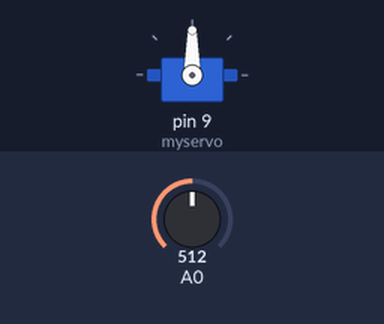
A sketch run on a simulated Arduino Uno, built with avr-gcc and run on an emulated ATmega328P. Parts: servo. The test bench sets the inputs (shaded band); at power-on: A0 = 512.

Above: at 1.2 s.
1.3 s: A0 set to 716
At 1.7 s:
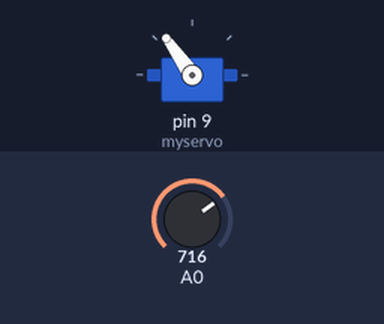
2.8 s: A0 set to 900
At 3.7 s:
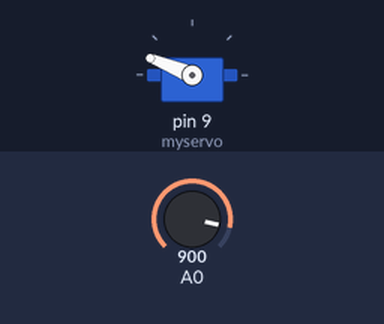
4.3 s: A0 set to 1023
At 5.2 s:
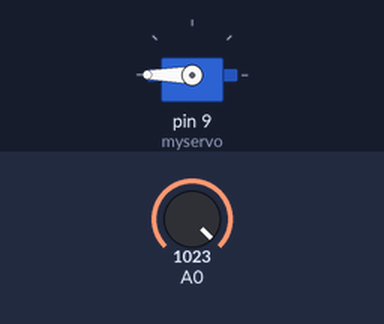
5.8 s: A0 set to 306
At 7.0 s:
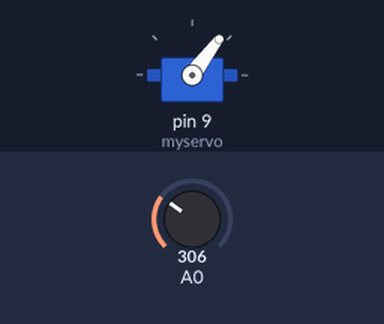
7.3 s: A0 set to 122
At 8.7 s:
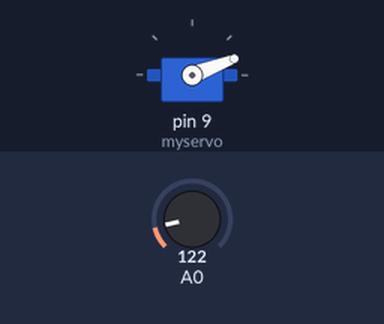
Timing chart, 0 to 9.8 s (numbered marks = the images above; inputs shaded):
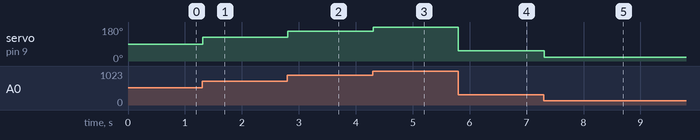

The sketch:

Potentiometer_Controlled_Servo.ino
```cpp
#include <Servo.h>

Servo myservo;
int sudut;

void setup()
{
  myservo.attach(9);
}

void loop()
{
  sudut = analogRead(A0);
  sudut = map(sudut, 0, 1023, 0, 180);
  myservo.write(sudut);
  delay(15);
}
```

Measured:
- after the input at 1.3 s, servo on pin 9 (myservo): 90° → 125° at once
- after the input at 2.8 s, servo on pin 9 (myservo): 125° → 158° at once
- after the input at 4.3 s, servo on pin 9 (myservo): 158° → 180° at once
- after the input at 5.8 s, servo on pin 9 (myservo): 180° → 53° at once
- after the input at 7.3 s, servo on pin 9 (myservo): 53° → 21° at once
